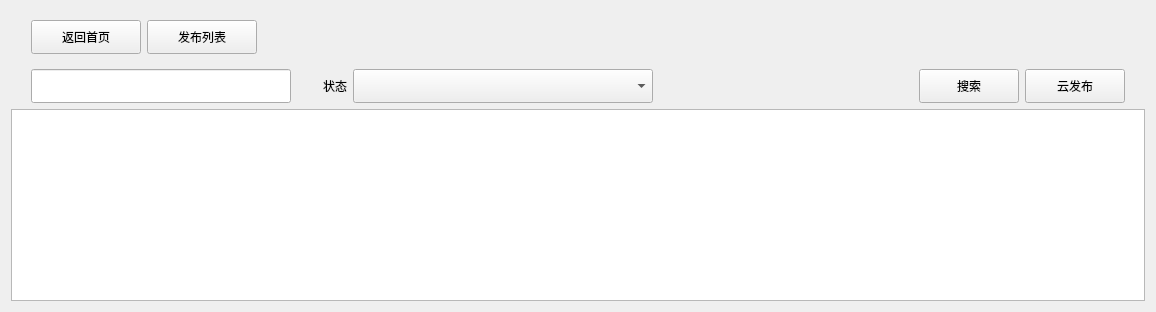
           <widget class="QWidget" name="page_publishlist">
            <layout class="QVBoxLayout" name="verticalLayout_92">
             <item>
              <widget class="QWidget" name="widget" native="true">
               <layout class="QHBoxLayout" name="horizontalLayout_79">
                <property name="leftMargin">
                 <number>20</number>
                </property>
                <item>
                 <widget class="QPushButton" name="btnReturn">
                  <property name="minimumSize">
                   <size>
                    <width>110</width>
                    <height>34</height>
                   </size>
                  </property>
                  <property name="maximumSize">
                   <size>
                    <width>110</width>
                    <height>34</height>
                   </size>
                  </property>
                  <property name="text">
                   <string>返回首页</string>
                  </property>
                  <property name="icon">
                   <iconset resource="../themes/green/green.qrc">
                    <normaloff>:/images/view/arrow@2x.png</normaloff>:/images/view/arrow@2x.png</iconset>
                  </property>
                 </widget>
                </item>
                <item>
                 <widget class="QPushButton" name="btnPublish_2">
                  <property name="minimumSize">
                   <size>
                    <width>110</width>
                    <height>34</height>
                   </size>
                  </property>
                  <property name="maximumSize">
                   <size>
                    <width>110</width>
                    <height>34</height>
                   </size>
                  </property>
                  <property name="text">
                   <string>发布列表</string>
                  </property>
                  <property name="icon">
                   <iconset resource="../themes/green/green.qrc">
                    <normaloff>:/images/view/list.png</normaloff>:/images/view/list.png</iconset>
                  </property>
                  <property name="iconSize">
                   <size>
                    <width>14</width>
                    <height>14</height>
                   </size>
                  </property>
                 </widget>
                </item>
                <item>
                 <spacer name="horizontalSpacer_39">
                  <property name="orientation">
                   <enum>Qt::Horizontal</enum>
                  </property>
                  <property name="sizeHint" stdset="0">
                   <size>
                    <width>879</width>
                    <height>17</height>
                   </size>
                  </property>
                 </spacer>
                </item>
               </layout>
              </widget>
             </item>
             <item>
              <layout class="QHBoxLayout" name="horizontalLayout_80">
               <property name="leftMargin">
                <number>20</number>
               </property>
               <property name="topMargin">
                <number>0</number>
               </property>
               <property name="rightMargin">
                <number>20</number>
               </property>
               <item>
                <widget class="QLineEdit" name="lineEdit_publishname">
                 <property name="minimumSize">
                  <size>
                   <width>200</width>
                   <height>34</height>
                  </size>
                 </property>
                 <property name="maximumSize">
                  <size>
                   <width>300</width>
                   <height>34</height>
                  </size>
                 </property>
                </widget>
               </item>
               <item>
                <widget class="QLabel" name="label_44">
                 <property name="minimumSize">
                  <size>
                   <width>50</width>
                   <height>0</height>
                  </size>
                 </property>
                 <property name="text">
                  <string>状态</string>
                 </property>
                 <property name="alignment">
                  <set>Qt::AlignRight|Qt::AlignTrailing|Qt::AlignVCenter</set>
                 </property>
                </widget>
               </item>
               <item>
                <widget class="QComboBox" name="comboBox_states">
                 <property name="minimumSize">
                  <size>
                   <width>300</width>
                   <height>34</height>
                  </size>
                 </property>
                 <property name="maximumSize">
                  <size>
                   <width>200</width>
                   <height>34</height>
                  </size>
                 </property>
                </widget>
               </item>
               <item>
                <spacer name="horizontalSpacer_40">
                 <property name="orientation">
                  <enum>Qt::Horizontal</enum>
                 </property>
                 <property name="sizeHint" stdset="0">
                  <size>
                   <width>40</width>
                   <height>20</height>
                  </size>
                 </property>
                </spacer>
               </item>
               <item>
                <widget class="QPushButton" name="pushButton_search">
                 <property name="minimumSize">
                  <size>
                   <width>100</width>
                   <height>34</height>
                  </size>
                 </property>
                 <property name="maximumSize">
                  <size>
                   <width>100</width>
                   <height>34</height>
                  </size>
                 </property>
                 <property name="text">
                  <string>搜索</string>
                 </property>
                 <property name="default">
                  <bool>false</bool>
                 </property>
                </widget>
               </item>
               <item>
                <widget class="QPushButton" name="pushButton_4">
                 <property name="minimumSize">
                  <size>
                   <width>100</width>
                   <height>34</height>
                  </size>
                 </property>
                 <property name="maximumSize">
                  <size>
                   <width>100</width>
                   <height>34</height>
                  </size>
                 </property>
                 <property name="text">
                  <string>云发布</string>
                 </property>
                 <property name="default">
                  <bool>false</bool>
                 </property>
                </widget>
               </item>
              </layout>
             </item>
             <item>
              <widget class="QListWidget" name="tableView">
               <property name="flow">
                <enum>QListView::LeftToRight</enum>
               </property>
               <property name="sortingEnabled">
                <bool>false</bool>
               </property>
              </widget>
             </item>
            </layout>
           </widget>
